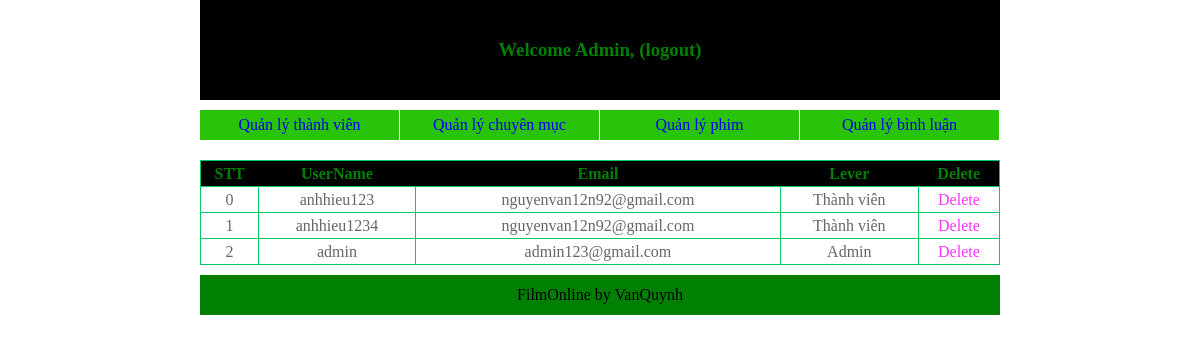
/Film.Online/admin/list_user.php, run on the app's committed database.
### tables this page shows
CREATE TABLE `users` (
  `id` int(11) NOT NULL,
  `username` varchar(255) NOT NULL,
  `password` varchar(255) NOT NULL,
  `email` varchar(255) NOT NULL,
  `lever` int(5) NOT NULL
);

### Film.Online/admin/list_user.php (the view, shortened to what this page needs)
<?php
    require('hea.php');
?>
    <div id="wrapper">
        <table>
            <tr style="background:black; color:green;">
                <th>STT</th>
                <th>UserName</th>
                <th>Email</th>
                <th>Lever</th>
                <th>Delete</th>
            </tr>
            <?php
                $servername = 'localhost';
                $dbname = 'phimonline';
                $username11 = 'root';
                $Password = '';
                $conn= mysqli_connect($servername,$username11,$Password,$dbname) or  die('Kết nối thất bại:'. mysqli_connect_error());
                mysqli_query($conn,"SET NAME 'UTF8'");
                $stt=0;
                $sql="select id,username ,email,lever from users";
                $result=mysqli_query($conn,$sql);
                while($data=mysqli_fetch_assoc($result)){
                    echo"<tr>";
                        echo"<td>$stt</td>";
                        echo"<td>$data[username]</td>";
                        echo"<td>$data[email]</td>";
                       if($data['lever']==1)
                       {
                           echo"<td>Thành viên</td>";
                       }else
                       {
                           echo"<td>Admin</td>";
                       }
                        echo"<td><a href='del_user.php?id=$data[id]'onclick='return show_confirm()' style='color:#f3f'>Delete</a></td>";
                    echo"</tr>";
                    $stt++;
                }
            ?>
        </table>
    </div>
<?php
    require('foot.php');
?>

### Film.Online/admin/user.css (style rules this page uses)
* { padding: 0px; margin: 0px; }
body { width: 800px; margin: auto; }
a { text-decoration: none; }
#wrapper table { border-collapse: collapse; margin-top: 20px; width: 800px; text-align: center; }
#wrapper table tr { border: 1px solid #0c6; line-height: 25px; }
#wrapper table td { border: 1px solid #0c6; color:#666; }

### data on the page
users: username "anhhieu123", email "nguyenvan12n92@gmail.com", lever "Thành viên"
users: username "anhhieu1234", email "nguyenvan12n92@gmail.com", lever "Thành viên"
users: username "admin", email "admin123@gmail.com", lever "Admin"
